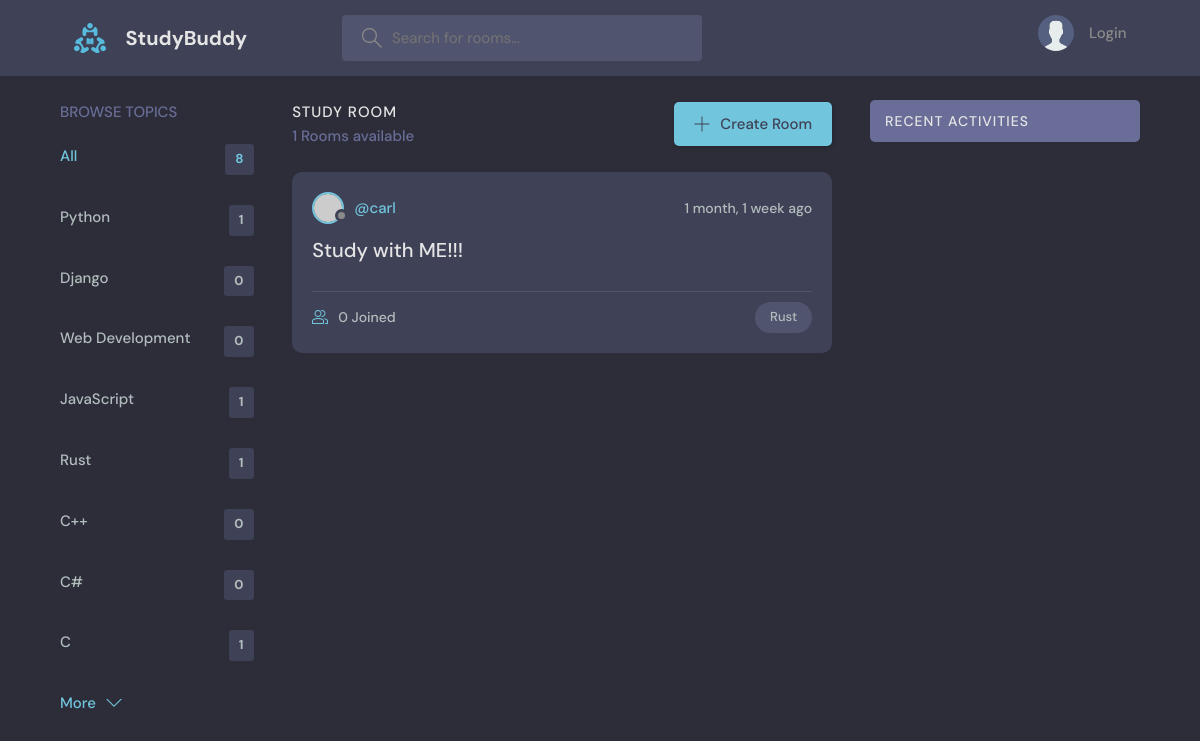
/?q=Rust, run on the app's committed database.
### base/models.py (models this page shows, shortened)
class Topic(models.Model):
    name = models.CharField(max_length=200)

class Room(models.Model):
    host = models.ForeignKey(User, on_delete=models.SET_NULL, null=True)
    topic = models.ForeignKey(Topic, on_delete=models.SET_NULL, null=True)
    name = models.CharField(max_length=200)
    description = models.TextField(null=True, blank=True)
    participants = models.ManyToManyField(User, related_name='participants', blank=True)
    updated = models.DateTimeField(auto_now=True)
    created = models.DateTimeField(auto_now_add=True)
    class Meta:
        ordering = ['-updated', '-created']

### base/views.py (the view)
# urls.py: path('', views.home, name='home'),
def home(request):
    q = request.GET.get('q') if request.GET.get('q') != None else ''
    room_message = Message.objects.filter(Q(room__topic__name__icontains=q))
    rooms = Room.objects.filter(
        Q(topic__name__icontains=q) |
        Q(name__icontains=q) |
        Q(description__icontains=q) |
        Q(host__username__icontains=q)
        )
    rooms_count = rooms.count()
    topic = Topic.objects.all()
    context = {'rooms': rooms, 'topics': topic, 'rooms_count' : rooms_count, 'room_message':room_message}
    return render(request, 'base/home.html', context)

### base/templates/base/home.html (shortened to what this page needs)
{% extends 'main.html' %}
{% block content %}
<main class="layout layout--3">
  <div class="container">
    {% include 'base/topics_component.html' %}
    <div class="roomList">
      <div class="roomList__header">
        <div>
          <h2>Study Room</h2>
          <p>{{rooms_count}} Rooms available</p>
        </div>
        <a class="btn btn--main" href="{% url 'create-room' %}">
          <svg version="1.1" xmlns="http://www.w3.org/2000/svg" width="32" height="32" viewBox="0 0 32 32">
            <title>add</title>
            <path
              d="M16.943 0.943h-1.885v14.115h-14.115v1.885h14.115v14.115h1.885v-14.115h14.115v-1.885h-14.115v-14.115z"
            ></path>
          </svg>
          Create Room
        </a>
      </div>
      {% include 'base/feed_component.html' %}
    </div>
    {% include 'base/activity_component.html' %}
  </div>
</main>
{% endblock content %}

### base/templates/base/topics_component.html
<div class="topics">
    <div class="topics__header">
        <h2>Browse Topics</h2>
    </div>
    <ul class="topics__list">
        <li>
        <a href="{% url 'home' %}" class="active">All <span>{{topics.count}}</span></a>
        </li>
        {% for topic in topics %}
        <li>
        <a href="{% url 'home' %}?q={{topic.name}}">{{topic.name}} <span>{{topic.room_set.all.count}}</span></a>
        </li>
        {% endfor %}
    </ul>
    <a class="btn btn--link" href="topics.html">
        More
        <svg version="1.1" xmlns="http://www.w3.org/2000/svg" width="32" height="32" viewBox="0 0 32 32">
        <title>chevron-down</title>
        <path d="M16 21l-13-13h-3l16 16 16-16h-3l-13 13z"></path>
        </svg>
    </a>
</div>

### base/templates/base/feed_component.html (shortened to what this page needs)
{% for room in rooms %}
<div class="roomListRoom">
  <div class="roomListRoom__header">
    <a href="{% url 'user-profile' room.host.id %}" class="roomListRoom__author">
      <div class="avatar avatar--small">
        <img src="https://randomuser.me/api/portraits/women/11.jpg" />
      </div>
      <span>@{{room.host.username}}</span>
    </a>
    <div class="roomListRoom__actions">
      <span>{{room.created|timesince}} ago</span>
    </div>
  </div>
  <div class="roomListRoom__content">
    <a href="{% url 'room' room.id %}">{{room.name}}</a>
  </div>
  <div class="roomListRoom__meta">
    <a href="{% url 'room' room.id %}" class="roomListRoom__joined">
      {{room.participants.all.count}} Joined
    </a>
    <p class="roomListRoom__topic">{{room.topic.name}}</p>
  </div>
</div>
{% endfor %}

### static/styles/style.css (style rules this page uses)
:root { --color-main: #71c6dd; --color-main-light: #e1f6fb; --color-dark: #3f4156; --color-dark-medium: #51546e; --color-dark-light: #696d97; --color-light: #e5e5e5; --color-gray: #8b8b8b; --color-light-gray: #b2bdbd; --color-bg: #2d2d39; --color-success: #5dd693; --color-error: #fc4b0b; }
* { font-family: "DM Sans", -apple-system, BlinkMacSystemFont, "Segoe UI", Roboto, Oxygen, Ubuntu, Cantarell, "Open Sans", "Helvetica Neue", sans-serif; margin: 0; padding: 0; box-sizing: border-box; text-rendering: optimizeLegibility; font-size: inherit; }
html { font-size: 56.25%; }
@media only screen and (min-width: 1200px) { html { font-size: 62.5%; } }
body { line-height: 1.6; font-weight: 400; font-size: 1.5rem; color: var(--color-light-gray); background-color: var(--color-bg); min-height: 100vh; }
img { width: 100%; }
a { display: inline-block; color: var(--color-main); text-decoration: none; }
.container { max-width: 120rem; width: 90%; margin: auto; }
.btn { background-color: transparent; border: none; display: inline-flex; align-items: center; gap: 1rem; cursor: pointer; transition: all ease-in-out 0.3s; padding: 1rem 2rem; border-radius: 5px; box-shadow: 1px 1px 3px 1px rgba(0, 0, 0, 0.15); font-weight: 500; }
.btn--link { border-radius: 0; padding: 0; color: var(--color-main); box-shadow: none; }
.btn--main { background-color: var(--color-main); color: var(--color-dark); }
.btn > svg { fill: currentColor; width: 1.6rem; height: 1.6rem; }
.avatar { position: relative; display: inline-block; border-radius: 50%; border: 2px solid var(--color-main); }
.avatar img { display: block; border-radius: 50%; object-fit: cover; object-position: center; }
.avatar::after { content: ""; display: block; position: absolute; background-color: var(--color-gray); z-index: 111; border-radius: 50%; border: 0.3rem solid var(--color-dark); }
.avatar.avatar--small img { width: 2.8rem; height: 2.8rem; }
.avatar.avatar--small:after { width: 0.7rem; height: 0.7rem; bottom: 0px; right: -6px; }
.layout { margin-top: 2.4rem; }
.layout > .container { display: flex; justify-content: space-between; align-items: flex-start; }
.layout--3 > .container > div:first-child { flex-basis: 18%; max-width: 22.5rem; }
.layout--3 > .container > div:nth-child(2) { flex-basis: 50%; }
.topics__header { margin-bottom: 2rem; }
.topics__header h2 { text-transform: uppercase; font-weight: 500; color: var(--color-dark-light); }
.topics__list { list-style: none; }
.topics__list li a { display: flex; justify-content: space-between; margin-bottom: 3rem; font-weight: 500; color: var(--color-light-gray); transition: all 0.3s ease-in-out; }
.topics__list li a.active, .topics__list li a:hover { color: var(--color-main); }
.topics__list li a span { padding: 0.5rem 1rem; background-color: var(--color-dark); border-radius: 3px; font-size: 1.3rem; font-weight: 700; letter-spacing: 1px; }
.roomList__header { display: flex; justify-content: space-between; align-items: center; margin-bottom: 2.4rem; }
.roomList__header h2 { text-transform: uppercase; font-weight: 500; color: var(--color-light); letter-spacing: 1px; }
.roomList__header p { font-weight: 500; color: var(--color-dark-light); }
.roomListRoom { margin-bottom: 2.4rem; background-color: var(--color-dark); border-radius: 1rem; padding: 2rem; }
.roomListRoom__header { display: flex; justify-content: space-between; align-items: center; }
.roomListRoom__author { font-weight: 500; display: flex; align-items: center; gap: 1rem; }
.roomListRoom__actions { display: flex; align-items: flex-start; gap: 1rem; position: relative; }
.roomListRoom__actions span { font-size: 1.4rem; font-weight: 500; }
.roomListRoom__content { margin: 1rem 0; }
.roomListRoom__content a { font-size: 2rem; font-weight: 500; margin-bottom: 1.5rem; color: var(--color-light); transition: all 0.3s ease-in-out; }
.roomListRoom__meta { border-top: 1px solid var(--color-dark-medium); padding-top: 1rem; display: flex; align-items: center; justify-content: space-between; }
.roomListRoom__joined { color: var(--color-light-gray); display: flex; align-items: center; gap: 1rem; font-size: 1.4rem; font-weight: 500; }
.roomListRoom__joined svg { fill: var(--color-main); width: 1.6rem; height: 1.6rem; }
.roomListRoom__topic { padding: 5px 1.5rem; background-color: var(--color-dark-medium); border-radius: 5rem; font-weight: 500; font-size: 1.3rem; }

### data on the page
Topic: name "Python", room_set.all.count "1"
Topic: name "Django", room_set.all.count "0"
Topic: name "Web Development", room_set.all.count "0"
Topic: name "JavaScript", room_set.all.count "1"
Topic: name "Rust", room_set.all.count "1"
Topic: name "C++", room_set.all.count "0"
Topic: name "C#", room_set.all.count "0"
Topic: name "C", room_set.all.count "1"
Room: host.username "carl", created "1 month, 1 week", name "Study with ME!!!", participants.all.count "0", topic.name "Rust"

### other printed values
{{ topics.count }} "8"
{{ rooms_count }} "1"
